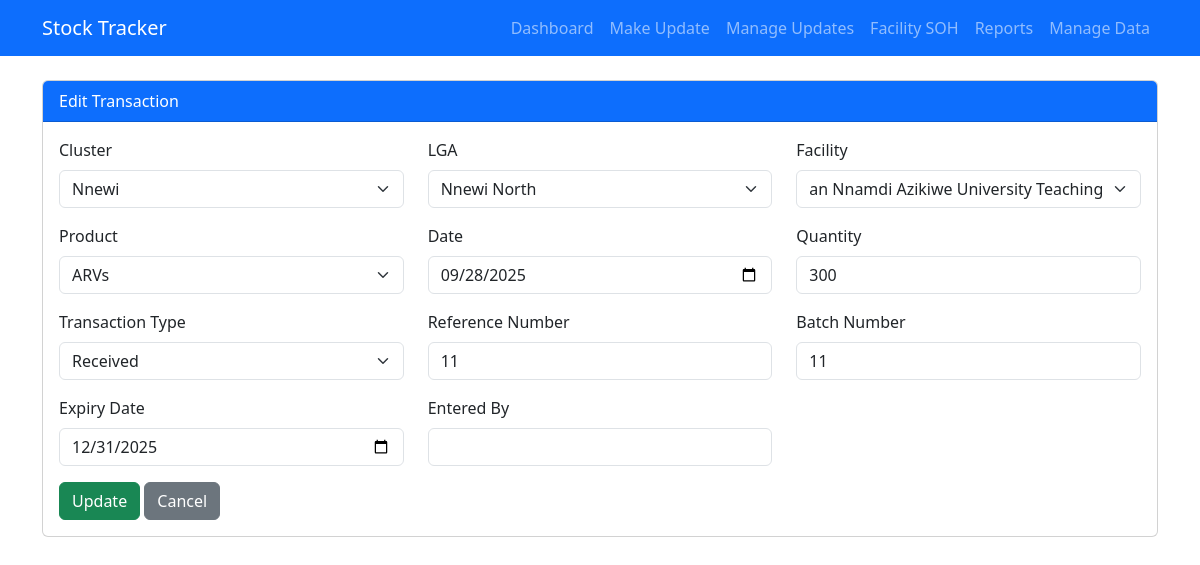
/transaction/4/edit, run on an earlier commit of the app's database.
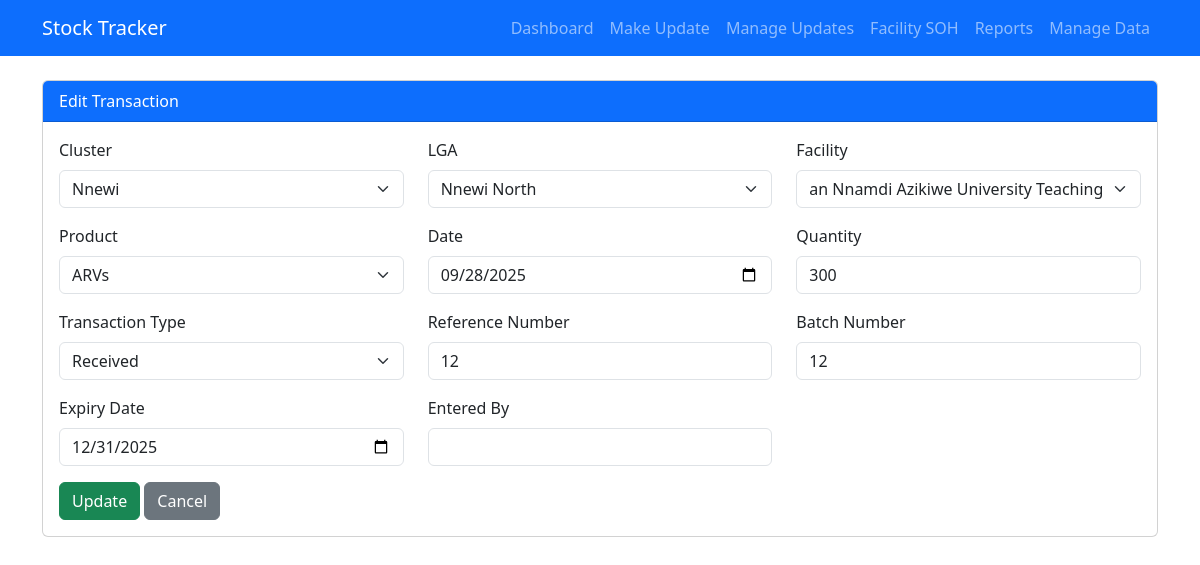
And on a later commit of the database.
### models.py (models this page shows, shortened)
class StockTransaction(db.Model):
    id = db.Column(db.Integer, primary_key=True)
    facility_id = db.Column(db.Integer, db.ForeignKey('facility.id'), nullable=False)
    product_id = db.Column(db.Integer, db.ForeignKey('product.id'), nullable=False)
    date = db.Column(db.Date, nullable=False, default=datetime.utcnow)
    quantity = db.Column(db.Integer, nullable=False)
    transaction_type = db.Column(db.String(20), nullable=False)
    reference_number = db.Column(db.String(50))
    batch_number = db.Column(db.String(50), nullable=True)
    expiry_date = db.Column(db.Date, nullable=True)
    entered_by = db.Column(db.String(120), nullable=True)  # audit field
    created_at = db.Column(db.DateTime, default=datetime.utcnow)

class Facility(db.Model):
    id = db.Column(db.Integer, primary_key=True)
    name = db.Column(db.String(150), nullable=False)
    lga_id = db.Column(db.Integer, db.ForeignKey('lga.id'), nullable=False)
    facility_products = db.relationship('FacilityProduct', backref='facility', lazy=True)
    transactions = db.relationship('StockTransaction', backref='facility', lazy=True)

class Product(db.Model):
    id = db.Column(db.Integer, primary_key=True)
    name = db.Column(db.String(120), nullable=False)
    unit = db.Column(db.String(30))
    facility_products = db.relationship('FacilityProduct', backref='product', lazy=True)
    transactions = db.relationship('StockTransaction', backref='product', lazy=True)

### app.py (the view, shortened to what this page needs)
@app.route('/transaction/<int:id>/edit', methods=['GET', 'POST'])
def edit_transaction(id):
    tx = StockTransaction.query.get_or_404(id)
    clusters = Cluster.query.order_by(Cluster.name).all()
    products = Product.query.order_by(Product.name).all()
    return render_template('edit_transaction.html', tx=tx, clusters=clusters, products=products)

### templates/edit_transaction.html (shortened to what this page needs)
{% extends "base.html" %}
{% block content %}
<div class="card">
  <div class="card-header bg-primary text-white">
    Edit Transaction
  </div>
  <div class="card-body">
    <form method="POST">
      <div class="row mb-3">
        <div class="col-md-4">
          <label for="cluster" class="form-label">Cluster</label>
          <select id="cluster" name="cluster" class="form-select">
            {% for c in clusters %}
              <option value="{{ c.id }}"
                {% if c.id==tx.facility.lga.cluster_id %}selected{% endif %}>{{ c.name }}</option>
            {% endfor %}
          </select>
        </div>
        <div class="col-md-4">
          <label for="lga" class="form-label">LGA</label>
          <select id="lga" name="lga" class="form-select">
            {% for l in tx.facility.lga.cluster.lgas %}
              <option value="{{ l.id }}"
                {% if l.id==tx.facility.lga_id %}selected{% endif %}>{{ l.name }}</option>
            {% endfor %}
          </select>
        </div>
        <div class="col-md-4">
          <label for="facility" class="form-label">Facility</label>
          <select id="facility" name="facility" class="form-select">
            {% for f in tx.facility.lga.facilities %}
              <option value="{{ f.id }}"
                {% if f.id==tx.facility_id %}selected{% endif %}>{{ f.name }}</option>
            {% endfor %}
          </select>
        </div>
      </div>
      <div class="row mb-3">
        <div class="col-md-4">
          <label for="product" class="form-label">Product</label>
          <select id="product" name="product" class="form-select">
            {% for p in products %}
              <option value="{{ p.id }}" {% if p.id==tx.product_id %}selected{% endif %}>{{ p.name }}</option>
            {% endfor %}
          </select>
        </div>
        <div class="col-md-4">
          <label for="date" class="form-label">Date</label>
          <input type="date" class="form-control" id="date" name="date" value="{{ tx.date }}">
        </div>
        <div class="col-md-4">
          <label for="quantity" class="form-label">Quantity</label>
          <input type="number" class="form-control" id="quantity" name="quantity" value="{{ tx.quantity }}">
        </div>
      </div>
      <div class="row mb-3">
        <div class="col-md-4">
          <label for="transaction_type" class="form-label">Transaction Type</label>
          <select id="transaction_type" name="transaction_type" class="form-select">
            {% for t in ['Received','Opening','Issued','Lost','Damaged','Expired','Adjusted'] %}
              <option value="{{ t }}" {% if t==tx.transaction_type %}selected{% endif %}>{{ t }}</option>
            {% endfor %}
          </select>
        </div>
        <div class="col-md-4">
          <label for="reference_number" class="form-label">Reference Number</label>
          <input type="text" class="form-control" id="reference_number" name="reference_number"
                 value="{{ tx.reference_number }}">
        </div>
        <div class="col-md-4">
          <label for="batch_number" class="form-label">Batch Number</label>
          <input type="text" class="form-control" id="batch_number" name="batch_number"
                 value="{{ tx.batch_number }}">
        </div>
      </div>
      <div class="row mb-3">
        <div class="col-md-4">
          <label for="expiry_date" class="form-label">Expiry Date</label>
          <input type="date" class="form-control" id="expiry_date" name="expiry_date"
                 value="{{ tx.expiry_date }}">
        </div>
        <div class="col-md-4">
          <label for="entered_by" class="form-label">Entered By</label>
          <input type="text" class="form-control" id="entered_by" name="entered_by"
                 value="{{ tx.entered_by }}">
        </div>
      </div>
      <button type="submit" class="btn btn-success">Update</button>
      <a href="{{ url_for('transactions') }}" class="btn btn-secondary">Cancel</a>
    </form>
  </div>
</div>
{% endblock %}

What changed in the data, as far as the page shows it:
changed StockTransaction "Received": reference_number "11" → "12"; batch_number "11" → "12"
